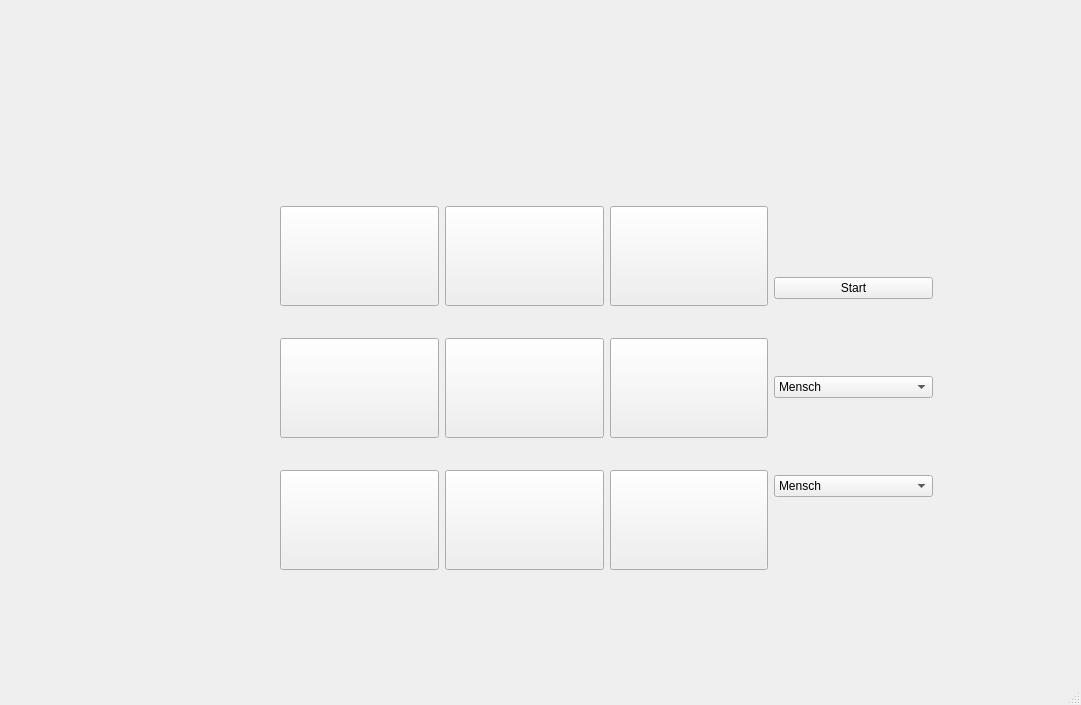
<?xml version="1.0" encoding="UTF-8"?>
<ui version="4.0">
 <class>MainWindow</class>
 <widget class="QMainWindow" name="MainWindow">
  <property name="geometry">
   <rect>
    <x>0</x>
    <y>0</y>
    <width>1081</width>
    <height>705</height>
   </rect>
  </property>
  <property name="windowTitle">
   <string>MainWindow</string>
  </property>
  <widget class="QWidget" name="centralwidget">
   <widget class="QWidget" name="gridLayoutWidget">
    <property name="geometry">
     <rect>
      <x>280</x>
      <y>180</y>
      <width>653</width>
      <height>417</height>
     </rect>
    </property>
    <layout class="QGridLayout" name="gridLayout">
     <item row="0" column="1">
      <widget class="QPushButton" name="btn2">
       <property name="minimumSize">
        <size>
         <width>100</width>
         <height>100</height>
        </size>
       </property>
       <property name="text">
        <string/>
       </property>
      </widget>
     </item>
     <item row="2" column="1">
      <widget class="QPushButton" name="btn8">
       <property name="minimumSize">
        <size>
         <width>100</width>
         <height>100</height>
        </size>
       </property>
       <property name="text">
        <string/>
       </property>
      </widget>
     </item>
     <item row="1" column="1">
      <widget class="QPushButton" name="btn5">
       <property name="minimumSize">
        <size>
         <width>100</width>
         <height>100</height>
        </size>
       </property>
       <property name="text">
        <string/>
       </property>
      </widget>
     </item>
     <item row="0" column="2">
      <widget class="QPushButton" name="btn3">
       <property name="minimumSize">
        <size>
         <width>100</width>
         <height>100</height>
        </size>
       </property>
       <property name="text">
        <string/>
       </property>
      </widget>
     </item>
     <item row="2" column="2">
      <widget class="QPushButton" name="btn9">
       <property name="minimumSize">
        <size>
         <width>100</width>
         <height>100</height>
        </size>
       </property>
       <property name="text">
        <string/>
       </property>
      </widget>
     </item>
     <item row="1" column="2">
      <widget class="QPushButton" name="btn6">
       <property name="minimumSize">
        <size>
         <width>100</width>
         <height>100</height>
        </size>
       </property>
       <property name="text">
        <string/>
       </property>
      </widget>
     </item>
     <item row="2" column="0">
      <widget class="QPushButton" name="btn7">
       <property name="minimumSize">
        <size>
         <width>100</width>
         <height>100</height>
        </size>
       </property>
       <property name="text">
        <string/>
       </property>
      </widget>
     </item>
     <item row="0" column="0">
      <widget class="QPushButton" name="btn1">
       <property name="minimumSize">
        <size>
         <width>100</width>
         <height>100</height>
        </size>
       </property>
       <property name="text">
        <string/>
       </property>
      </widget>
     </item>
     <item row="1" column="0">
      <widget class="QPushButton" name="btn4">
       <property name="minimumSize">
        <size>
         <width>100</width>
         <height>100</height>
        </size>
       </property>
       <property name="text">
        <string/>
       </property>
      </widget>
     </item>
     <item row="0" column="3" rowspan="3">
      <layout class="QHBoxLayout" name="horizontalLayout">
       <item>
        <layout class="QGridLayout" name="gridLayout_3">
         <item row="3" column="0">
          <widget class="QComboBox" name="secondPlayer">
           <item>
            <property name="text">
             <string>Mensch</string>
            </property>
           </item>
           <item>
            <property name="text">
             <string>Computer</string>
            </property>
           </item>
          </widget>
         </item>
         <item row="2" column="0">
          <widget class="QComboBox" name="firstPlayer">
           <item>
            <property name="text">
             <string>Mensch</string>
            </property>
           </item>
           <item>
            <property name="text">
             <string>Computer</string>
            </property>
           </item>
          </widget>
         </item>
         <item row="0" column="0">
          <widget class="QPushButton" name="btnStart">
           <property name="text">
            <string>Start</string>
           </property>
          </widget>
         </item>
        </layout>
       </item>
      </layout>
     </item>
    </layout>
   </widget>
  </widget>
  <widget class="QMenuBar" name="menubar">
   <property name="geometry">
    <rect>
     <x>0</x>
     <y>0</y>
     <width>1081</width>
     <height>30</height>
    </rect>
   </property>
  </widget>
  <widget class="QStatusBar" name="statusbar"/>
 </widget>
 <resources/>
 <connections/>
</ui>
